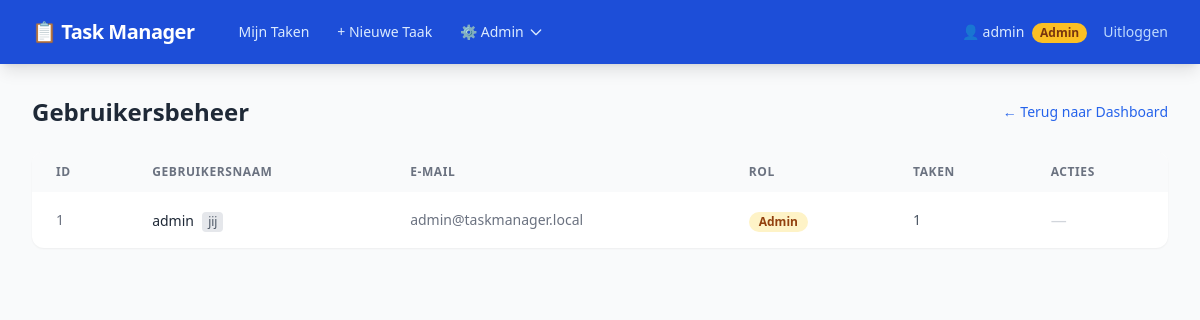
The app's page /admin/users (signed in) with its own data.
### app.py (models this page shows, shortened)
class User(UserMixin, db.Model):
    id = db.Column(db.Integer, primary_key=True)
    username = db.Column(db.String(80), unique=True, nullable=False)
    email = db.Column(db.String(120), unique=True, nullable=False)
    password_hash = db.Column(db.String(256), nullable=False)
    role = db.Column(db.String(10), nullable=False, default='user')   # 'admin' of 'user'
    tasks = db.relationship('Task', backref='owner', lazy=True, foreign_keys='Task.user_id')
    assigned_tasks = db.relationship('Task', backref='assignee', lazy=True, foreign_keys='Task.assigned_to_id')
    @property
    def is_admin(self):
        return self.role == 'admin'

### app.py (the view)
@app.route('/admin/users')
@login_required
def admin_users():
    if not current_user.is_admin:
        flash('Alleen admins hebben toegang.', 'danger')
        return redirect(url_for('tasks'))
    users = User.query.order_by(User.username).all()
    return render_template('admin_users.html', users=users)

### app.py (called while the page is built)
@login_manager.user_loader
def load_user(user_id):
    return db.session.get(User, int(user_id))

### templates/admin_users.html (shortened to what this page needs)
{% extends "base.html" %}
{% block content %}
<div class="flex items-center justify-between mb-6">
    <h2 class="text-2xl font-bold text-gray-800">Gebruikersbeheer</h2>
    <a href="{{ url_for('admin_dashboard') }}" class="text-sm text-primary-600 hover:text-primary-800 font-medium">← Terug naar Dashboard</a>
</div>
<div class="bg-white rounded-xl shadow-sm overflow-hidden">
    <div class="overflow-x-auto">
        <table class="w-full">
            <thead>
                <tr class="bg-gray-50 text-left text-xs font-semibold text-gray-500 uppercase tracking-wider">
                    <th class="px-6 py-3">ID</th>
                    <th class="px-6 py-3">Gebruikersnaam</th>
                    <th class="px-6 py-3">E-mail</th>
                    <th class="px-6 py-3">Rol</th>
                    <th class="px-6 py-3">Taken</th>
                    <th class="px-6 py-3">Acties</th>
                </tr>
            </thead>
            <tbody class="divide-y divide-gray-100">
                {% for user in users %}
                <tr class="hover:bg-gray-50 transition">
                    <td class="px-6 py-4 text-sm text-gray-500">{{ user.id }}</td>
                    <td class="px-6 py-4">
                        <span class="text-sm font-medium text-gray-800">{{ user.username }}</span>
                        {% if user.id == current_user.id %}
                        <span class="ml-1 inline-flex items-center px-1.5 py-0.5 rounded text-xs font-medium bg-gray-200 text-gray-600">jij</span>
                        {% endif %}
                    </td>
                    <td class="px-6 py-4 text-sm text-gray-500">{{ user.email }}</td>
                    <td class="px-6 py-4">
                        {% if user.is_admin %}
                        <span class="inline-flex items-center px-2.5 py-0.5 rounded-full text-xs font-semibold bg-amber-100 text-amber-800">Admin</span>
                        {% else %}
                        <span class="inline-flex items-center px-2.5 py-0.5 rounded-full text-xs font-semibold bg-gray-100 text-gray-600">User</span>
                        {% endif %}
                    </td>
                    <td class="px-6 py-4 text-sm text-gray-600">{{ user.tasks | length }}</td>
                    <td class="px-6 py-4">
                        {% if user.id != current_user.id %}
                        <div class="flex items-center gap-2">
                            <form method="post" action="{{ url_for('admin_toggle_role', user_id=user.id) }}">
                                <button type="submit" class="px-3 py-1.5 rounded-lg text-xs font-medium border border-amber-400 text-amber-600 hover:bg-amber-50 transition">
                                    {% if user.is_admin %}Maak User{% else %}Maak Admin{% endif %}
                                </button>
                            </form>
                            <form method="post" action="{{ url_for('admin_delete_user', user_id=user.id) }}"
                                  onsubmit="return confirm('Weet je zeker dat je {{ user.username }} wilt verwijderen? Alle taken worden ook verwijderd!')">
                                <button type="submit" class="px-3 py-1.5 rounded-lg text-xs font-medium border border-red-300 text-red-500 hover:bg-red-50 transition">Verwijderen</button>
                            </form>
                        </div>
                        {% else %}
                        <span class="text-gray-300">—</span>
                        {% endif %}
                    </td>
                </tr>
                {% endfor %}
            </tbody>
        </table>
    </div>
</div>
{% endblock %}

### templates/base.html (shortened to what this page needs)
<!doctype html>
<html lang="nl">
<head>
    <script src="https://cdn.tailwindcss.com"></script>
</head>
<body class="bg-gray-50 min-h-screen">
    {% if current_user.is_authenticated %}
    <nav class="bg-primary-700 shadow-lg" x-data="{ mobileOpen: false }">
        <div class="max-w-7xl mx-auto px-4 sm:px-6 lg:px-8">
            <div class="flex items-center justify-between h-16">
                <div class="flex items-center gap-8">
                    <a href="{{ url_for('tasks') }}" class="text-white font-bold text-xl tracking-tight">📋 Task Manager</a>
                    <div class="hidden md:flex items-center gap-1">
                        <a href="{{ url_for('tasks') }}" class="text-primary-100 hover:bg-primary-600 hover:text-white px-3 py-2 rounded-lg text-sm font-medium transition">Mijn Taken</a>
                        <a href="{{ url_for('task_create') }}" class="text-primary-100 hover:bg-primary-600 hover:text-white px-3 py-2 rounded-lg text-sm font-medium transition">+ Nieuwe Taak</a>
                        {% if current_user.is_admin %}
                        <div class="relative" x-data="{ open: false }">
                            <button @click="open = !open" @click.outside="open = false" class="text-primary-100 hover:bg-primary-600 hover:text-white px-3 py-2 rounded-lg text-sm font-medium transition inline-flex items-center gap-1">
                                ⚙ Admin
                                <svg class="w-4 h-4" fill="none" stroke="currentColor" viewBox="0 0 24 24"><path stroke-linecap="round" stroke-linejoin="round" stroke-width="2" d="M19 9l-7 7-7-7"/></svg>
                            </button>
                        </div>
                        {% endif %}
                    </div>
                </div>
                <div class="hidden md:flex items-center gap-4">
                    <span class="text-primary-100 text-sm">
                        👤 {{ current_user.username }}
                        {% if current_user.is_admin %}<span class="ml-1 inline-flex items-center px-2 py-0.5 rounded-full text-xs font-semibold bg-amber-400 text-amber-900">Admin</span>{% endif %}
                    </span>
                    <a href="{{ url_for('logout') }}" class="text-primary-200 hover:text-white text-sm font-medium transition">Uitloggen</a>
                </div>
            </div>
        </div>
    </nav>
    {% endif %}
    <main class="max-w-7xl mx-auto px-4 sm:px-6 lg:px-8 py-8">
        {% block content %}{% endblock %}
    </main>
</body>
</html>

### records on screen
User: username "admin", id "1", shows "jij", email "admin@taskmanager.local", role "Admin", tasks|length "1"
